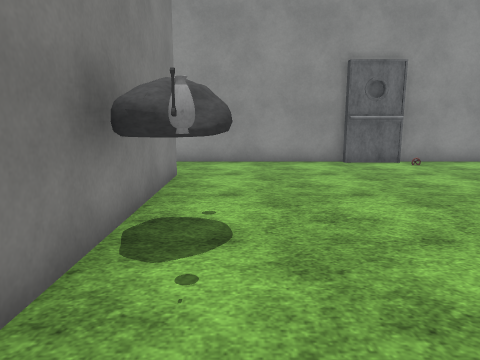
View 1 (above)

17 first-person views from a walk through a 3-D level made in the Unity game engine. The camera is 1.4 m above the floor, tilts 10° down and sees 70° across. The floor is counted in squares, 1 m on a side. Each view is taken from the middle of a square. On the plan, view 1 faces up. The plan holds only what a view shows up to about 15 squares ahead; the rest is blank. The place goes on beyond the plan. The terrain is drawn as flat ground. The player is left out. Some surface patterns are stand-ins.

View 2
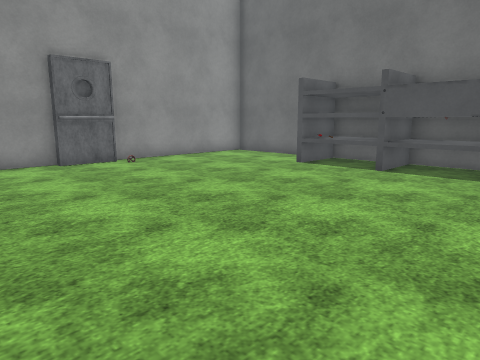

View 3
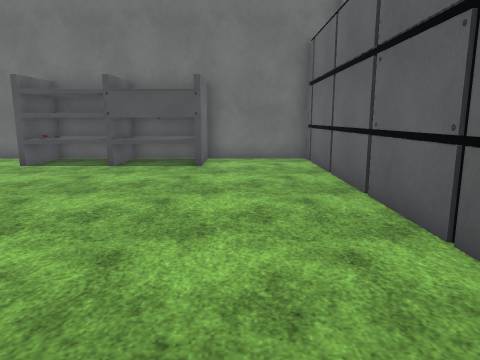

View 4
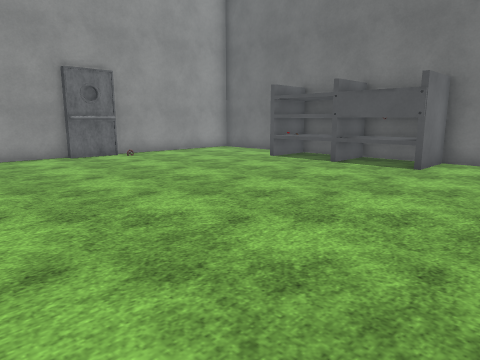

View 5
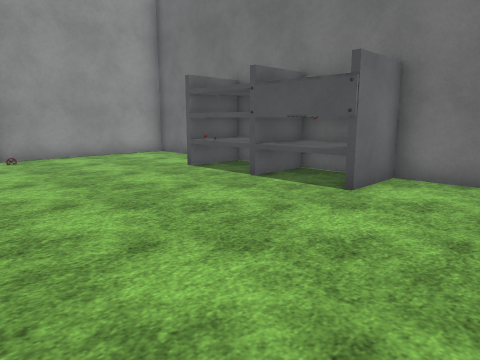

View 6
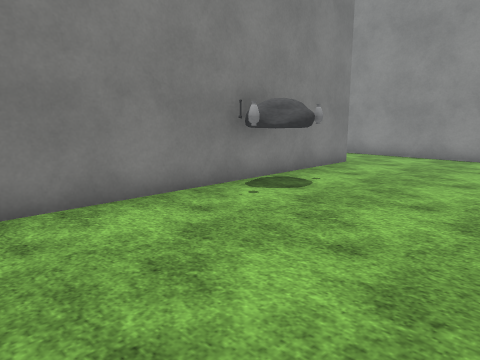

View 7
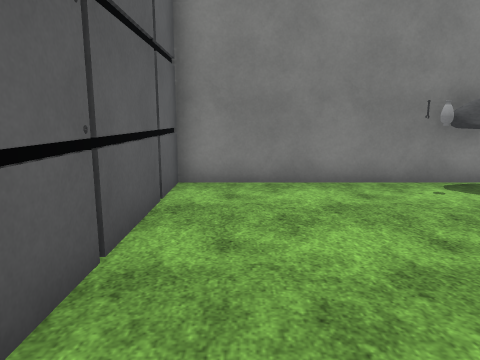

View 8
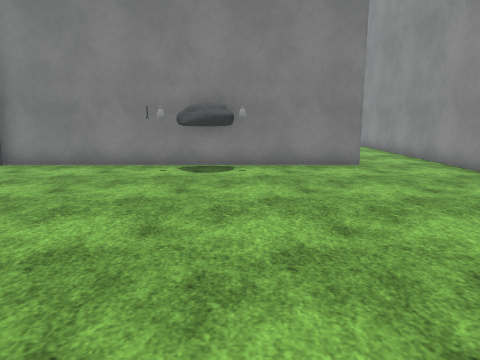

View 9
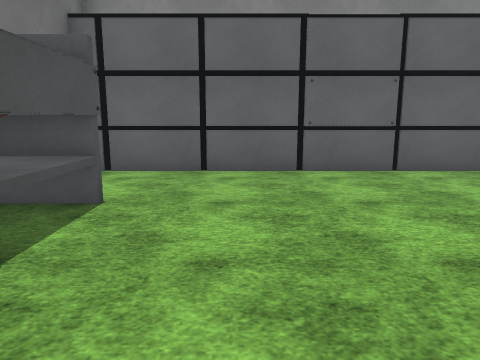

View 10
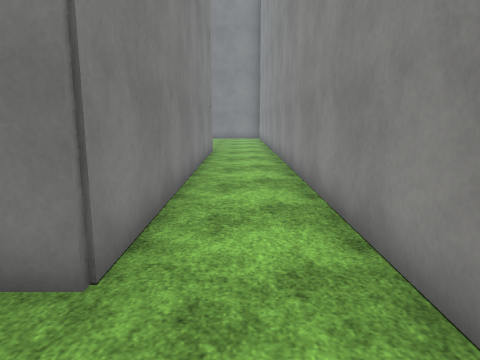

View 11
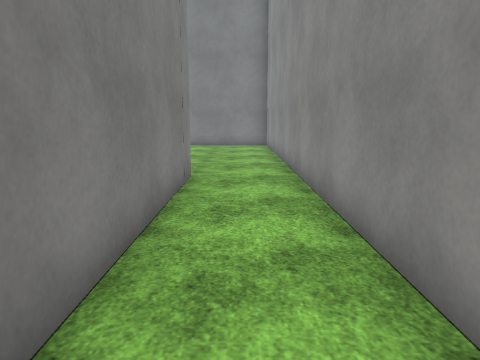

View 12
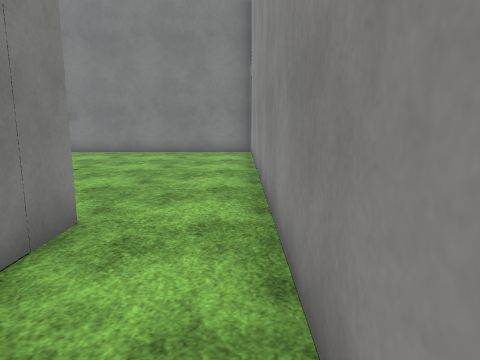

View 13
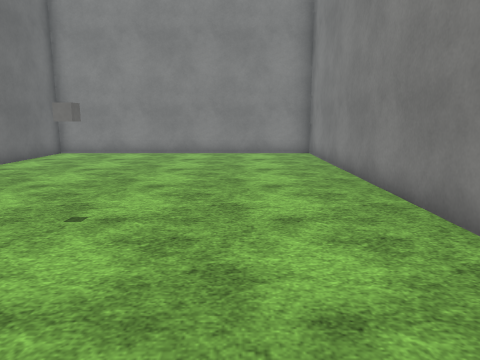

View 14
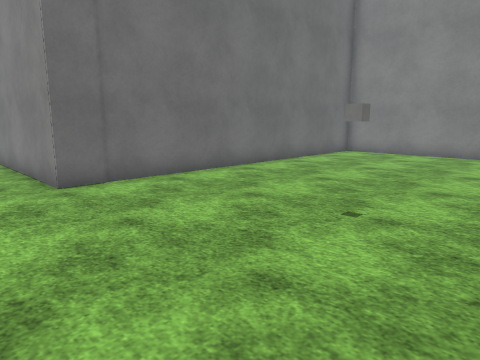

View 15
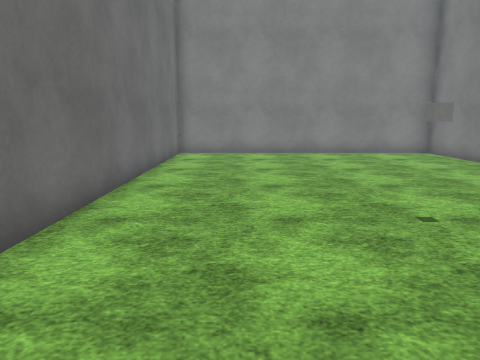

View 16
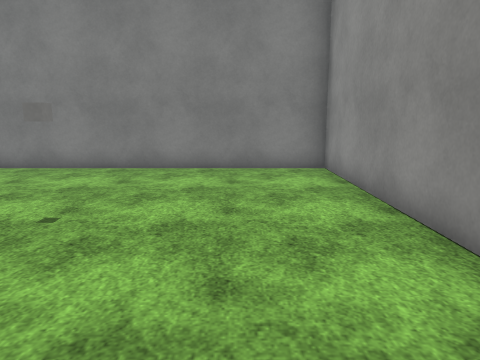

View 17
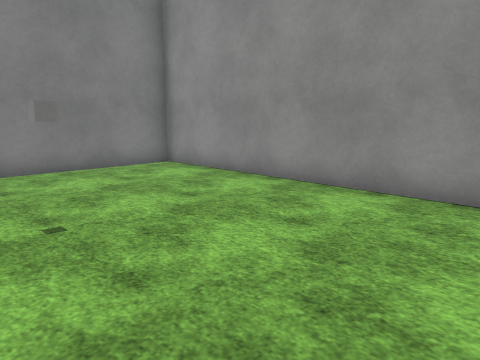

### Floor plan
Key: @ floor where view 1 was taken; # wall or solid block; . floor; R rock; A vase; S shelf; C cube; O other object.
Columns run from 25 left of view 1 to 12 right of it. Each row starts with its distance up from view 1.
 12 ######################################
 11 #............................##......#
 10 #....................................#
  9 #..........#############.............#
  8 #..........#           #.............#
  7 #..........#           #...........SS#
  6 #....C.....#           #..........SSS#
  5 #..........#           #RO.........SS#
  4 #..........#           #RR........SSS#
  3 #..........#           #RA........SSS#
  2 #..........#           #..........SSS#
  1 #..........#           #...........SS#
  0 #..........#           #.@...........#
 -1 #..........#           #.............#
 -2 #..........#           #.............#
 -3 #..........#           ###############
 -4 ############

Where each view was taken, in squares from view 1:
view 1: 0 up, 0 right, facing up
view 2: 0 up, 0 right, facing up-right
view 3: 0 up, 1 left, facing right
view 4: 2 down, 1 left, facing up-right
view 5: 2 down, 3 right, facing up-right
view 6: 2 down, 4 right, facing up-left
view 7: 1 down, 6 right, facing left
view 8: 5 up, 9 right, facing left
view 9: 7 up, 7 right, facing down
view 10: 10 up, 1 right, facing left
view 11: 10 up, 6 left, facing left
view 12: 11 up, 10 left, facing left
view 13: 11 up, 22 left, facing down
view 14: 11 up, 22 left, facing down-right
view 15: 11 up, 17 left, facing down
view 16: 9 up, 15 left, facing left
view 17: 5 up, 15 left, facing up-left
